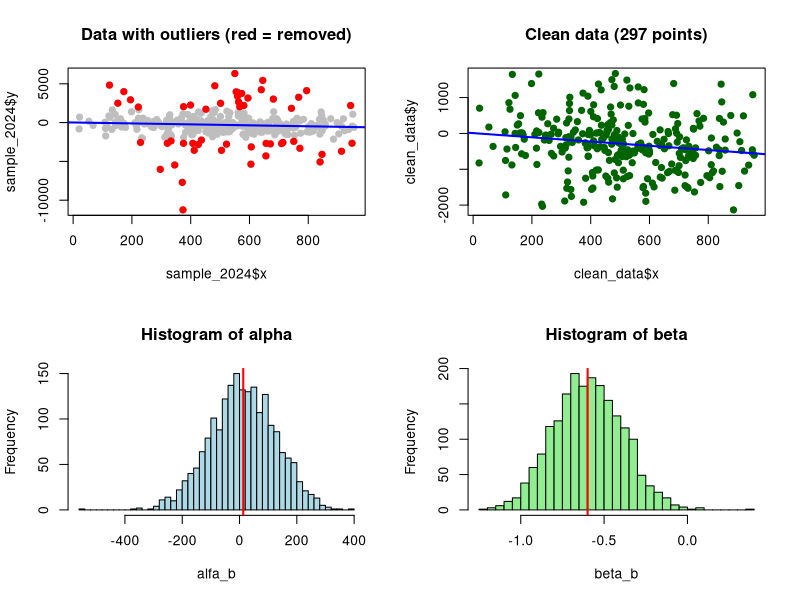

Write the R code that produced this figure.
###### Bootstrap Contest Solution ######################################
###### Student: [YOUR NAME]
###### Method: Remove outliers + Bootstrap with median
########################################################################

# load packages (same as original)
requiredPackages = c("readr", "RColorBrewer")
for(i in requiredPackages){if(!require(i,character.only = TRUE)) install.packages(i)}
for(i in requiredPackages){if(!require(i,character.only = TRUE)) library(i,character.only = TRUE)}

# load data
sample_2024 <- read_csv("sample_2024.csv")

par(mfrow=c(2,2))

########################################################################
# STEP 1: First do simple regression to find outliers
########################################################################
mnk <- lm(sample_2024$y ~ sample_2024$x)

# calculate residuals (how far each point is from the line)
residuals <- abs(sample_2024$y - predict(mnk))

# find threshold - keep only points with small residuals (top 85%)
threshold <- quantile(residuals, 0.85)

# remove outliers - keep only "good" points
clean_data <- sample_2024[residuals <= threshold, ]

cat("Original points:", nrow(sample_2024), "\n")
cat("After removing outliers:", nrow(clean_data), "\n")

########################################################################
# STEP 2: Bootstrap on clean data (similar to original code)
########################################################################
B <- 2000  # more iterations for better result
alfa_b <- 0
beta_b <- 0

set.seed(123)  # for same result every time

for(i in 1:B){
  # resample with replacement (same as original)
  sample_b_ind <- sample(1:nrow(clean_data), nrow(clean_data), replace=TRUE)
  sample_b <- clean_data[sample_b_ind,]
  
  # regression on bootstrap sample
  mnk_b <- lm(sample_b$y ~ sample_b$x)
  
  # save coefficients
  alfa_b[i] <- summary(mnk_b)$coefficients[,1][1]
  beta_b[i] <- summary(mnk_b)$coefficients[,1][2]
}

########################################################################
# STEP 3: Use MEDIAN instead of mean (more robust)
########################################################################
alfa_final <- median(alfa_b)
beta_final <- median(beta_b)

cat("\n========== FINAL RESULT ==========\n")
cat("alpha =", round(alfa_final, 2), "\n")
cat("beta =", round(beta_final, 4), "\n")
cat("===================================\n")

########################################################################
# PLOTS
########################################################################

# plot 1: original data with outliers in red
plot(sample_2024$x, sample_2024$y, pch=19, col="gray",
     main="Data with outliers (red = removed)")
points(sample_2024$x[residuals > threshold], 
       sample_2024$y[residuals > threshold], col="red", pch=19)
abline(mnk, col="blue", lwd=2)

# plot 2: clean data only
plot(clean_data$x, clean_data$y, pch=19, col="darkgreen",
     main=paste0("Clean data (", nrow(clean_data), " points)"))
abline(lm(clean_data$y ~ clean_data$x), col="blue", lwd=2)

# plot 3: histogram of alpha
hist(alfa_b, main="Histogram of alpha", col="lightblue", breaks=50)
abline(v=alfa_final, col="red", lwd=2)

# plot 4: histogram of beta
hist(beta_b, main="Histogram of beta", col="lightgreen", breaks=50)
abline(v=beta_final, col="red", lwd=2)
